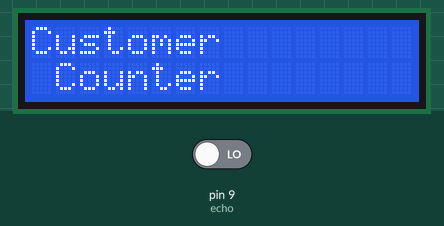
This sketch was run on a simulated Arduino Uno, built with avr-gcc and run on an emulated ATmega328P. Shown: 16×2 character LCD. The inputs (shaded band) are chosen by the test bench; at power-on: pin 9 (echo) LOW. What the sketch prints to the serial monitor is not drawn.

Above: at 0.1 s.
At 5.1 s:
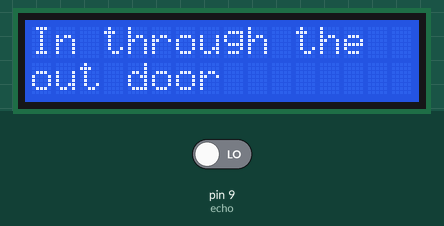
At 10.2 s:
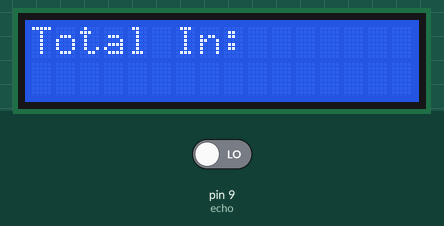
At 16.82 s:
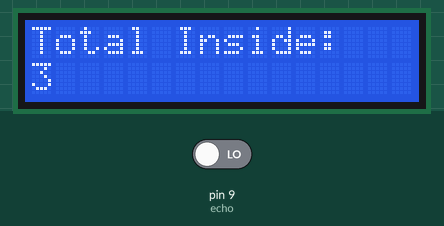
At 25.9 s:
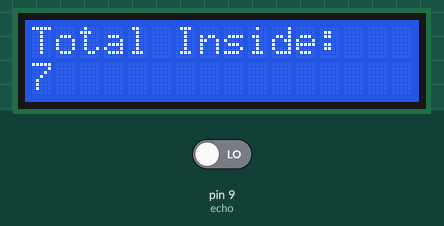
At 39.93 s:
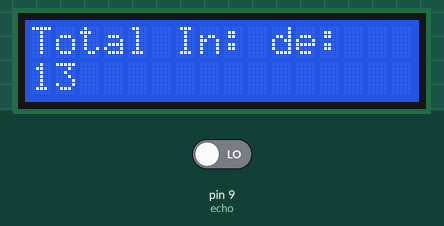

The sketch:

ITTOD-arduino.ino
```cpp
#include <LiquidCrystal.h>
int trig=10;
int echo=9;


LiquidCrystal lcd(12, 11, 5, 4, 3, 2);
int counter=0;
int prev=0;
int currentState1=0;
int previousState1=0;
int currentState2=0;
int previousState2=0;
int outside = 0;
int inside = 0;


void setup() {
  // put your setup code here, to run once:
  pinMode(trig, OUTPUT);
  pinMode(echo, INPUT);
  Serial.begin(9600);
  lcd.begin(16,2);
  lcd.setCursor(0,0);
  lcd.print("Customer");
  lcd.setCursor(0,1);
  lcd.print(" Counter");
  delay(5000);
  lcd.clear();
  lcd.print("In through the ");
  lcd.setCursor(0,1);
  lcd.print("out door");
  delay(5000);
  lcd.clear();

}

void loop() {
  // put your main code here, to run repeatedly:

  lcd.begin(16,2);
 // lcd.setCursor(0,0);
 // lcd.print("IN: ");
  //lcd.setCursor(7,0);
  //lcd.print("OUT: ");
  lcd.setCursor(0,0);
  lcd.print("Total In: ");
  long duration, distance;
  digitalWrite(trig,LOW);
  delayMicroseconds(500);
  digitalWrite(trig, HIGH);
  delay(100);
  digitalWrite(trig, LOW);
  duration = pulseIn(echo, HIGH);
  distance = (duration/2 /29.1);
  if (distance <= 9){
    currentState1=1;
  }
  else{
    currentState1=0;
  }
  delay(1000);
  if(currentState1 !=previousState1){
    if(currentState1==1){
      counter=counter +1;
      prev=counter-1;
    }
    lcd.setCursor(0,0);
    lcd.print("Total Inside: ");
    lcd.setCursor(0,1);
    lcd.print(counter);
   // String submit=String(String(counter)+","+String(prev));
    Serial.println(counter);
    inside=inside+1;
  }
//  lcd.setCursor(4,0);
//  lcd.print(inside);

  if(distance > 9 && distance <=18){
    currentState2=1;
  }
  else{
    currentState2=0;
  }
  delay(100);

  if(currentState2 != previousState2){
    if(currentState2 ==1){

      counter=counter-1;
      prev=counter+1;


    }
    lcd.setCursor(0,0);
    lcd.print("Total In: ");
    lcd.setCursor(0,1);
    lcd.print(counter);
   // String submit=String(String(counter)+","+String(prev));
    Serial.println(counter);
    outside=outside+1;
  }
//  lcd.setCursor(12,0);
//  lcd.print(outside);
  lcd.setCursor(0,0);
  lcd.print("Total In: ");
  lcd.setCursor(0,1);
  lcd.print(counter);
 // String submit=String(counter)+","+String(prev);
  Serial.println(counter);
  if(counter>9 || counter<0){
    lcd.setCursor(0,0);
    lcd.print("Total In: ");
    lcd.setCursor(0,1);
    lcd.print(counter);
  //  String submit=String(String(counter)+","+String(prev));
    Serial.println(counter);
    delay(100);
    lcd.clear();
  }


}
```

Measured:
- what the display in image 1 shows lasts 5.0 s, from 5.1 s to 10.1 s
- what the display in image 2 shows lasts 2.1 s, from 10.1 s to 12.2 s
